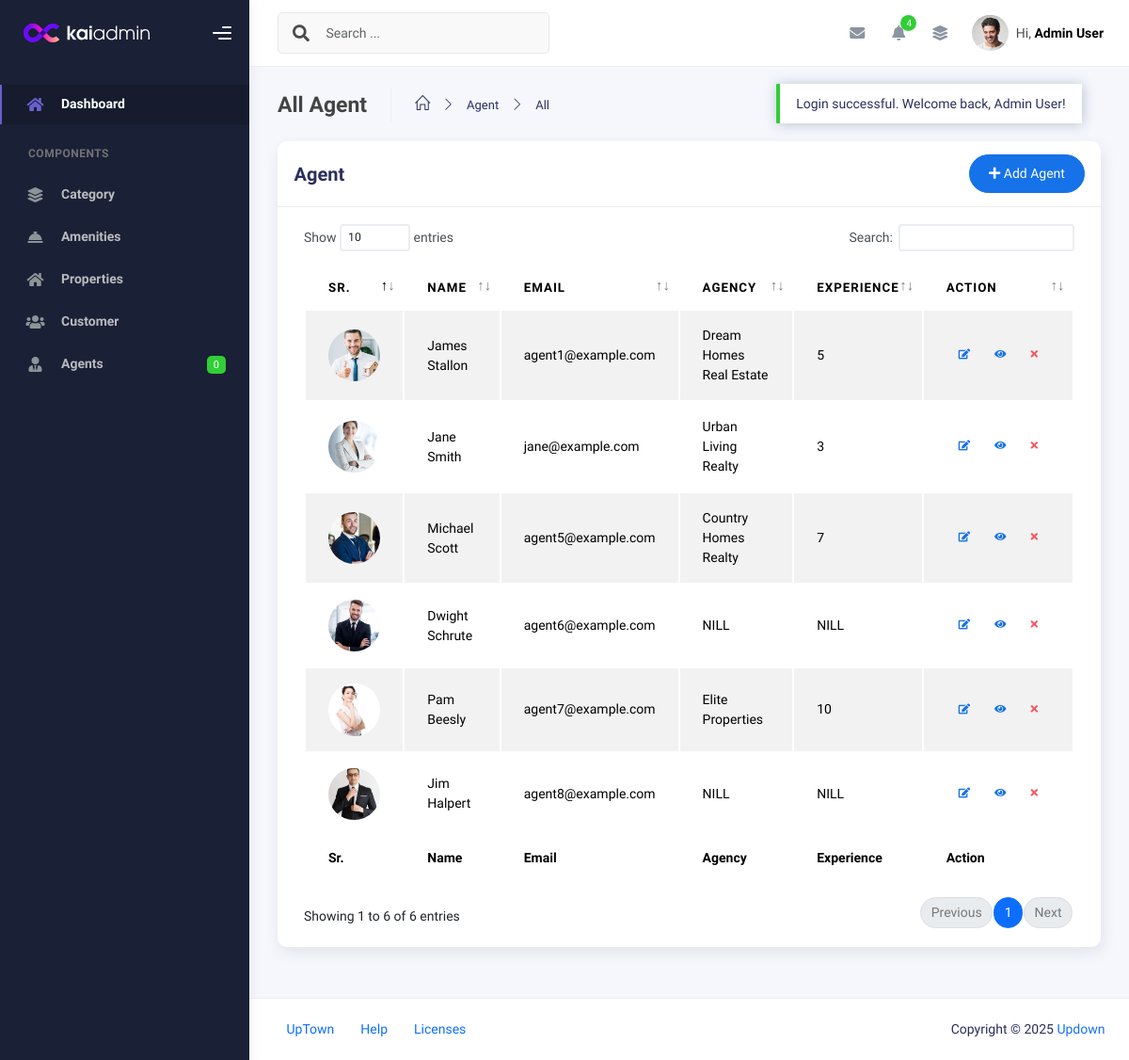
Screenshot of /dashboard/all-agents.php (signed in) with the database file from the repository.
### tables this page shows
CREATE TABLE agent (
    id INT AUTO_INCREMENT PRIMARY KEY,
    agent_id INT,   
    agency VARCHAR(100) NULL,
    experience INT NULL,
    bio TEXT NULL,
    status ENUM('pending', 'approved', 'rejected') DEFAULT 'pending',
    created_at TIMESTAMP DEFAULT CURRENT_TIMESTAMP,
    FOREIGN KEY (agent_id) REFERENCES users(id) ON DELETE SET NULL
);

CREATE TABLE users (
    id INT AUTO_INCREMENT PRIMARY KEY,
    name VARCHAR(100) NULL,
    email VARCHAR(100) UNIQUE NOT NULL,
    password_hash VARCHAR(255) NOT NULL,
    role ENUM('end-user', 'agent', 'admin') NOT NULL,
    profile_pic VARCHAR(255) NULL,
    contact VARCHAR(15) ,
    created_at TIMESTAMP DEFAULT CURRENT_TIMESTAMP
);

### dashboard/backend/add-agent.php (called while the page is built, shortened)
<?php
try {
    $stmt = $conn->prepare("SELECT u.id, u.name, u.email, u.contact, u.profile_pic, u.created_at,
                            a.agency, a.experience, a.bio
                            FROM users u
                            LEFT JOIN agent a ON u.id = a.agent_id
                            WHERE u.role = 2
                            ORDER BY u.created_at DESC");
    $stmt->execute();
    $agents = $stmt->fetchAll(PDO::FETCH_ASSOC);
} catch (PDOException $e) {
    die("Database error: " . $e->getMessage());
}

### dashboard/all-agents.php (the view, shortened to what this page needs)
<?php
$title = "All Agent";
$page = "All";
$mainPage = "Agent";
require_once "components/header.php";
require_once "backend/add-agent.php"; ?>
<div class="col-md-12">
    <div class="card">
        <div class="card-header">
            <div class="d-flex align-items-center">
                <h4 class="card-title"> Agent</h4>
                <a href="new-agent.php" class="btn btn-primary btn-round ms-auto">
                    <i class="fa fa-plus"></i>
                    Add Agent
                </a>
            </div>
        </div>
        <div class="card-body">
            <div class="table-responsive">
                <table id="agentTable" class="display table table-striped table-hover">
                    <thead>
                        <tr>
                            <th>Sr.</th>
                            <th>Name</th>
                            <th>Email</th>
                            <th>Agency</th>
                            <th>Experience</th>
                            <th style="width: 10%">Action</th>
                        </tr>
                    </thead>
                    <tfoot>
                        <tr>
                            <th>Sr.</th>
                            <th>Name</th>
                            <th>Email</th>
                            <th>Agency</th>
                            <th>Experience</th>
                            <th style="width: 10%">Action</th>
                        </tr>
                    </tfoot>
                    <tbody>
                        <?php foreach ($agents as $cat): ?>
                            <tr>
                                <td>
                                    <div class="avatar avatar-lg">
                                        <img src="../<?php echo htmlspecialchars($cat['profile_pic'] ?? "images/avator.png"); ?>" alt="..." class="avatar-img rounded-circle">
                                    </div>
                                </td>
                                <td><?php echo htmlspecialchars($cat['name']); ?></td>
                                <td><?php echo htmlspecialchars($cat['email']); ?></td>
                                <td><?php echo htmlspecialchars($cat['agency'] ?? "NILL"); ?></td>
                                <td><?php echo htmlspecialchars($cat['experience'] ?? "NILL"); ?></td>
                                <td>
                                    <div class="form-button-action">
                                        <a href="update-agent.php?id=<?php echo htmlspecialchars($cat['id']); ?>" class="btn btn-link btn-primary btn-sm ">
                                            <i class="fa fa-edit"></i>
                                        </a>
                                        <a href="view-agent.php?id=<?php echo htmlspecialchars($cat['id']); ?>" class="btn btn-link btn-primary btn-sm ">
                                            <i class="fa fa-eye"></i>
                                        </a>
                                        <a href="delete-agent.php?id=<?php echo htmlspecialchars($cat['id']); ?>" class="btn btn-link btn-sm btn-danger">
                                            <i class="fa fa-times"></i>
                                        </a>
                                    </div>
                                </td>
                            </tr>
                        <?php endforeach; ?>
                    </tbody>
                </table>
            </div>
        </div>
    </div>
</div>
<?php require_once "components/footer.php"; ?>

### dashboard/components/header.php (shortened to what this page needs)
<?php
require_once "components/db_connection.php";
?>
<!DOCTYPE html>
<html lang="en">
<head>
    <link rel="stylesheet" href="assets/css/bootstrap.min.css" />
    <link rel="stylesheet" href="assets/css/plugins.min.css" />
    <link rel="stylesheet" href="assets/css/kaiadmin.min.css" />
</head>
<body>
    <div class="wrapper">
        <?php require_once "components/sidebar.php"; ?>
        <div class="main-panel">
            <div class="main-header">
                    <?php require_once "components/logo-header.php"; ?>
                <?php require_once "components/nav-header.php"; ?>
            </div>
            <div class="container">
                <div class="page-inner">
                    <?php require_once "components/page-header.php"; ?>
                    <div class="row">

### dashboard/components/sidebar.php (shortened to what this page needs)
<div class="sidebar" data-background-color="dark">
    <div class="sidebar-logo">
        <?php require_once "components/logo-header.php"; ?>
    </div>
    <div class="sidebar-wrapper scrollbar scrollbar-inner">
        <div class="sidebar-content">
            <ul class="nav nav-secondary">
                <li class="nav-item active">
                    <a
                        data-bs-toggle="collapse"
                        href="index.php"
                        class="collapsed"
                        aria-expanded="false">
                        <i class="fas fa-home"></i>
                        <p>Dashboard</p>
                    </a>
                </li>
                <li class="nav-section">
                    <h4 class="text-section">Components</h4>
                </li>
                <li class="nav-item">
                    <a href="all-categories.php">
                        <i class="fas fa-layer-group"></i>
                        <p>Category</p>
                    </a>
                </li>
                <li class="nav-item">
                    <a href="all-amenities.php">
                        <i class="fas fa-concierge-bell"></i>
                        <p>Amenities</p>
                    </a>
                </li>
                <li class="nav-item">
                    <a href="all-properties.php">
                        <i class="fas fa-home"></i>
                        <p>Properties</p>
                    </a>
                </li>
                <li class="nav-item">
                    <a href="all-customers.php">
                        <i class="fas fa-users"></i>
                        <p>Customer</p>
                    </a>
                </li>
                <?php
                try {
                    $sql = "SELECT COUNT(*) FROM agent WHERE status = 0";
                    $stmt = $conn->prepare($sql);
                    $stmt->execute();
                    $count = $stmt->fetchColumn();
                } catch (PDOException $e) {
                    echo "Error: " . $e->getMessage();
                    $count = 0;
                }
                $role = ['3', 'admin'];
                if (in_array($_SESSION['role'], $role)): ?>
                    <li class="nav-item">
                        <a href="all-agents.php">
                            <i class="fas fa-user-tie"></i>
                            <p>Agents</p>
                            <span class="badge badge-success"><?php echo $count; ?></span>
                        </a>
                    </li>
                <?php endif; ?>
            </ul>
        </div>
    </div>
</div>

### dashboard/components/logo-header.php (shortened to what this page needs)
<div class="logo-header" data-background-color="dark">
    <a href="index.php" class="logo">
        <img
            src="assets/img/kaiadmin/logo_light.svg"
            alt="navbar brand"
            class="navbar-brand"
            height="20" />
    </a>
    <div class="nav-toggle">
        <button class="btn btn-toggle toggle-sidebar">
            <i class="gg-menu-right"></i>
        </button>
    </div>
</div>

### dashboard/components/nav-header.php (shortened to what this page needs)
<nav
    class="navbar navbar-header navbar-header-transparent navbar-expand-lg border-bottom">
    <div class="container-fluid">
        <nav
            class="navbar navbar-header-left navbar-expand-lg navbar-form nav-search p-0 d-none d-lg-flex">
            <div class="input-group">
                <div class="input-group-prepend">
                    <button type="submit" class="btn btn-search pe-1">
                        <i class="fa fa-search search-icon"></i>
                    </button>
                </div>
                <input
                    type="text"
                    placeholder="Search ..."
                    class="form-control" />
            </div>
        </nav>
        <ul class="navbar-nav topbar-nav ms-md-auto align-items-center">
            <?php require_once "messageDropdown.php"; ?>
            <?php require_once "notifDropdown.php"; ?>
            <?php require_once "quick-actions-dropdown.php"; ?>
            <li class="nav-item topbar-user dropdown hidden-caret">
                <a
                    class="dropdown-toggle profile-pic"
                    data-bs-toggle="dropdown"
                    href="#"
                    aria-expanded="false">
                    <div class="avatar-sm">
                        <img
                            src="assets/img/profile.jpg"
                            alt="..."
                            class="avatar-img rounded-circle" />
                    </div>
                    <span class="profile-username">
                        <span class="op-7">Hi,</span>
                        <span class="fw-bold"><?php echo $_SESSION['name'] ?></span>
                    </span>
                </a>
            </li>
        </ul>
    </div>
</nav>

### dashboard/components/messageDropdown.php (shortened to what this page needs)
<li class="nav-item topbar-icon dropdown hidden-caret">
    <a
        class="nav-link dropdown-toggle"
        href="#"
        id="messageDropdown"
        role="button"
        data-bs-toggle="dropdown"
        aria-haspopup="true"
        aria-expanded="false">
        <i class="fa fa-envelope"></i>
    </a>
</li>

### dashboard/components/notifDropdown.php (shortened to what this page needs)
<li class="nav-item topbar-icon dropdown hidden-caret">
    <a
        class="nav-link dropdown-toggle"
        href="#"
        id="notifDropdown"
        role="button"
        data-bs-toggle="dropdown"
        aria-haspopup="true"
        aria-expanded="false">
        <i class="fa fa-bell"></i>
        <span class="notification">4</span>
    </a>
</li>

### dashboard/components/quick-actions-dropdown.php (shortened to what this page needs)
<li class="nav-item topbar-icon dropdown hidden-caret">
    <a
        class="nav-link"
        data-bs-toggle="dropdown"
        href="#"
        aria-expanded="false">
        <i class="fas fa-layer-group"></i>
    </a>
</li>

### dashboard/components/page-header.php
<div class="page-header">
    <h4 class="page-title"><?php echo $title; ?></h4>
    <ul class="breadcrumbs">
        <li class="nav-home">
            <a href="#">
                <i class="icon-home"></i>
            </a>
        </li>
        <li class="separator">
            <i class="icon-arrow-right"></i>
        </li>
        <li class="nav-item">
            <a href="#"><?php echo $mainPage; ?></a>
        </li>
        <li class="separator">
            <i class="icon-arrow-right"></i>
        </li>
        <li class="nav-item">
            <a href="#"><?php echo $page; ?></a>
        </li>
    </ul>
</div>
<?php
require_once "components/notification.php";
?>

### dashboard/components/notification.php (shortened to what this page needs)
<div class="notification-container" style="position: fixed; top: 100px; right: 50px; z-index: 1050;">
    <?php
    if (isset($_SESSION['msg'])) {
        echo '<span class="alert alert-success animate__animated animate__fadeInDown" role="alert">' . $_SESSION['msg'] . '</span>';
    }
    ?>
</div>

### dashboard/components/footer.php (shortened to what this page needs)
</div>
</div>
</div>
<footer class="footer">
    <div class="container-fluid d-flex justify-content-between">
        <nav class="pull-left">
            <ul class="nav">
                <li class="nav-item">
                    <a class="nav-link" href="#">
                        UpTown
                    </a>
                </li>
                <li class="nav-item">
                    <a class="nav-link" href="#"> Help </a>
                </li>
                <li class="nav-item">
                    <a class="nav-link" href="#"> Licenses </a>
                </li>
            </ul>
        </nav>
        <div class="copyright">
            Copyright ©
            <span id="currentYear"></span>
            <a href="#">Updown</a>
        </div>
    </div>
</footer>
</div>
</div>
</body>
</html>

### rows the page displays
agent: agent.profile_pic (picture), agent.name "James Stallon", agent.email "agent1@example.com", agency "Dream Homes Real Estate", experience "5"
agent: agent.profile_pic (picture), agent.name "Jane Smith", agent.email "jane@example.com", agency "Urban Living Realty", experience "3"
agent: agent.profile_pic (picture), agent.name "Michael Scott", agent.email "agent5@example.com", agency "Country Homes Realty", experience "7"
users: profile_pic (picture), name "Dwight Schrute", email "agent6@example.com", agency "NILL", experience "NILL"
agent: agent.profile_pic (picture), agent.name "Pam Beesly", agent.email "agent7@example.com", agency "Elite Properties", experience "10"
users: profile_pic (picture), name "Jim Halpert", email "agent8@example.com", agency "NILL", experience "NILL"

### other values shown
$count "0"
$_SESSION['name'] "Admin User"
$title "All Agent"
$mainPage "Agent"
$page "All"
$_SESSION['msg'] "Login successful. Welcome back, Admin User!"
